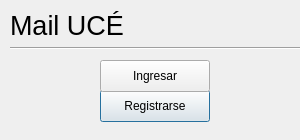
<?xml version="1.0" encoding="UTF-8"?>
<ui version="4.0">
 <class>Dialog</class>
 <widget class="QDialog" name="Dialog">
  <property name="geometry">
   <rect>
    <x>0</x>
    <y>0</y>
    <width>300</width>
    <height>140</height>
   </rect>
  </property>
  <property name="windowTitle">
   <string>Mail UCÉ</string>
  </property>
  <widget class="QLabel" name="label">
   <property name="geometry">
    <rect>
     <x>10</x>
     <y>10</y>
     <width>381</width>
     <height>31</height>
    </rect>
   </property>
   <property name="font">
    <font>
     <pointsize>20</pointsize>
    </font>
   </property>
   <property name="text">
    <string>Mail UCÉ</string>
   </property>
  </widget>
  <widget class="Line" name="line">
   <property name="geometry">
    <rect>
     <x>10</x>
     <y>40</y>
     <width>381</width>
     <height>16</height>
    </rect>
   </property>
   <property name="orientation">
    <enum>Qt::Horizontal</enum>
   </property>
  </widget>
  <widget class="QPushButton" name="signUpButton">
   <property name="geometry">
    <rect>
     <x>100</x>
     <y>90</y>
     <width>110</width>
     <height>32</height>
    </rect>
   </property>
   <property name="text">
    <string>Registrarse</string>
   </property>
  </widget>
  <widget class="QPushButton" name="signInButton">
   <property name="geometry">
    <rect>
     <x>100</x>
     <y>60</y>
     <width>110</width>
     <height>32</height>
    </rect>
   </property>
   <property name="text">
    <string>Ingresar</string>
   </property>
  </widget>
 </widget>
 <resources/>
 <connections/>
</ui>
